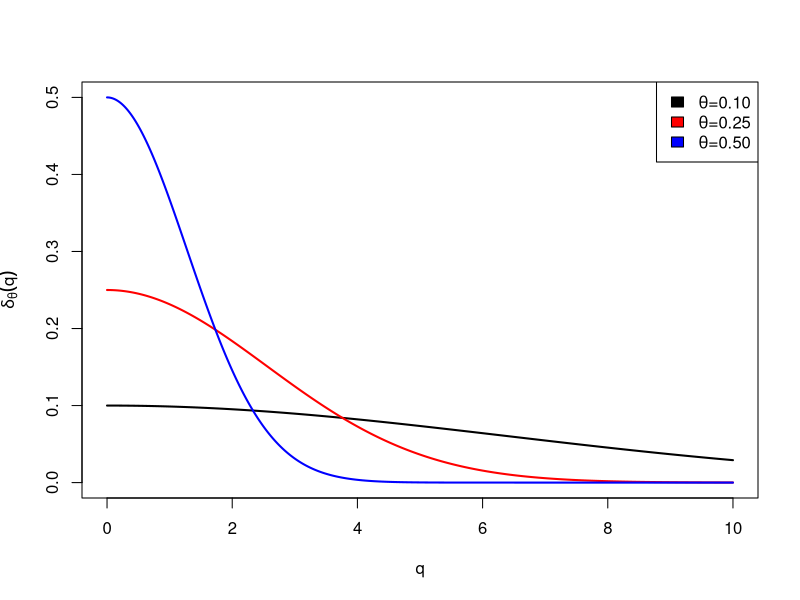
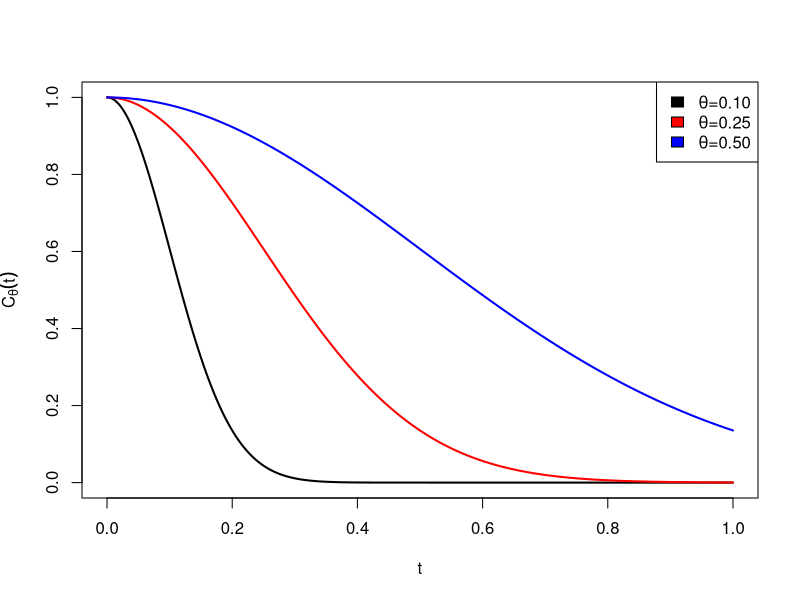

Write R code to recreate these figures, in order. (Note: this script raises an error after producing the figures.)
phi <- function(x,j,L){
  sin(pi*j*(x+L)/(2*L))
}

sqexp <- function(x,a,l){
  a*exp(-0.5*(x/l)^2)
}

s <- function(i,l,c){(l/sqrt(c))*exp(-0.5*l^2*(i*pi/(2*c))^2)}

x <- seq(0,10, length.out = 1000)

l <- 0.1
aa <- s(x,l,1)
l <- 0.25
bb <- s(x,l,1)
l <- 0.5
cc <- s(x,l,1)

L <- 1
sqrt((pi*1)/(2*L))

pdf("s_graph.pdf")
plot(x,aa, type = "l",lwd=2, xlab = "q", ylab = expression(delta[theta](q)), xlim = c(0,10), ylim = c(0,0.5))
lines(x,bb, col = "red",lwd=2)
lines(x,cc, col = "blue",lwd=2)
legend("topright", legend = c(expression(paste(theta,"=0.10")),
                              expression(paste(theta,"=0.25")),
                              expression(paste(theta,"=0.50"))),
       fill=c("black","red", "blue"))
dev.off()

x <- seq(0,1, length.out = 1000)
l <- 0.1
aa <- sqexp(x,1,l)
l <- 0.25
bb <- sqexp(x,1,l)
l <- 0.5
cc <- sqexp(x,1,l)

L <- 1

pdf("s2_graph.pdf")
plot(x,aa, type = "l",lwd=2, xlab = "t", ylab = expression(C[theta](t)), xlim = c(0,1), ylim = c(0,1))
lines(x,bb, col = "red",lwd=2)
lines(x,cc, col = "blue",lwd=2)
legend("topright", legend = c(expression(paste(theta,"=0.10")),
                              expression(paste(theta,"=0.25")),
                              expression(paste(theta,"=0.50"))),
       fill=c("black","red", "blue"))
dev.off()

(L^(1/2))*sin(pi*j*(x+L)/(2*L))


sqrt(1/L)*sin((i*pi/(2*L))*(x+L))*sqrt(1/L)*sin((i*pi/(2*L))*(0+L))*(a*sqrt(2*pi)*l*exp(-0.5*l^2*((i*pi/(2*L))^2)))

i <- 1
L <- 0.5

x <- seq(-1,1, length.out = 1000)
plot(x,phi(x,1,1), type = "l", lwd = 2)
lines(x,phi(x,2,1), col = 2, lwd = 2)
lines(x,phi(x,3,1), col = 3, lwd = 2)
lines(x,phi(x,4,1), col = 4, lwd = 2)
lines(x,phi(x,5,1), col = 5, lwd = 2)

pdf("basis_curves.pdf")
par(mfrow = c(2,2))
plot(x,phi(x,1,1), type = "l", lwd = 2, col = 1,
     ylab = expression(phi[1](t)), xlab = "t")
plot(x,phi(x,2,1), type = "l", lwd = 2, col = 2,
     ylab = expression(phi[2](t)), xlab = "t")
plot(x,phi(x,3,1), type = "l", lwd = 2, col = 3,
     ylab = expression(phi[3](t)), xlab = "t")
plot(x,phi(x,4,1), type = "l", lwd = 2, col = 4,
     ylab = expression(phi[4](t)), xlab = "t")
dev.off()
